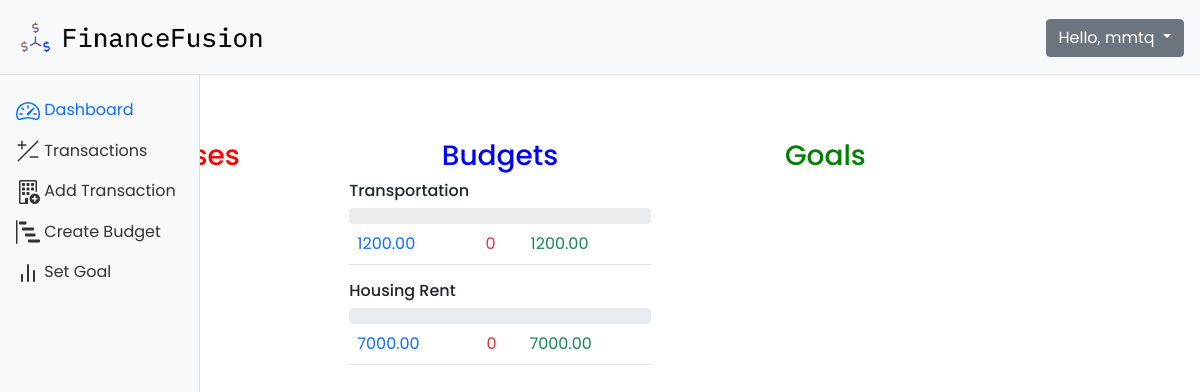
The app's page /dashboard/ (signed in) with its own data.
### financeFusion/models.py (models this page shows, shortened)
class Category(models.Model):
    name = models.CharField(max_length=50)
    description = models.CharField(max_length=255, blank=True)

class Budget(models.Model):
    user = models.ForeignKey(User, on_delete=models.CASCADE, blank=True, null=True)
    name = models.CharField(max_length=50)
    description = models.CharField(max_length=255, blank=True)
    category = models.ForeignKey(Category, on_delete=models.CASCADE, blank=True, null=True)
    amount = models.DecimalField(max_digits=10, decimal_places=2, validators=[MinValueValidator(0)])
    start_date = models.DateField()
    end_date = models.DateField(blank=True, null=True)

### financeFusion/views.py (the view)
# urls.py: path('dashboard/', views.dashboard,name='dashboard'),
@login_required
def dashboard(request):
    current_date = date.today()
    results = models.Budget.objects.filter(
    Q(end_date__gte=current_date)
    )
    dic ={}
    data=[]
    for result in results:
        expenses = models.Transaction.objects.filter(Q(date__gte=result.start_date) & Q(date__lte=result.end_date),
                                                    user= request.user,
                                                    transaction_type='EXPENSE',
                                                    category=result.category,
                                                    ).values('category__name').annotate(total_amount=Sum('amount'))
        if expenses:
            dic = {}
            dic['category'] = result.category.name
            dic['budget'] = result.amount
            dic['expense'] = expenses[0]['total_amount']
            dic['expense_percentage'] = round((expenses[0]['total_amount'] / result.amount) * 100, 2)
            dic['amount_left'] = result.amount - expenses[0]['total_amount']
            data.append(dic)
        else:
            dic = {}
            dic['category'] = result.category.name
            dic['budget'] = result.amount
            dic['expense'] = 0
            dic['expense_percentage'] = 0
            dic['amount_left'] = result.amount
            data.append(dic)
    dash_active = active
    dash_active['dashboard'] = 1
    context = {'dash_active':dash_active, 'data':data}
    return render(request, 'dashboard.html',context)

### financeFusion/info_processor.py (called while the page is built)
def user_info(request):
    if request.user.is_authenticated:
        return {
            'user_name': request.user.username,
        }
    return {}

### templates/dashboard.html (shortened to what this page needs)
{%extends "base.html"%}
{%block main%}
<nav aria-label="breadcrumb">
  <ol class="breadcrumb">
      <li class="breadcrumb-item">
          <a href="/" class="text-decoration-none">
          </a>
      </li>
      <li class="breadcrumb-item active">
      </li>
  </ol>
</nav>
<div class="row g-4">
  <div class="col-lg-4 col-md-6">
    <div>
      <h3 style="color: red; text-align: center;">Expenses</h3>
    </div>
  </div>
  <div class="col-lg-4 col-md-6">
    <div>
      <h3 style="color: blue; text-align: center;">Budgets</h3>
    </div>
    {%for item in data%}
    <h6>{{item.category}}</h6>
    {%if item.expense_percentage < 60 %}
    <div class="progress">
    </div>
    {%elif item.expense_percentage < 90 %}
    <div class="progress">
      <div class="progress-bar progress-bar-striped bg-info" role="progressbar" style="width: {{item.expense_percentage}}%" aria-valuenow="{{item.expense_percentage}}" aria-valuemin="0" aria-valuemax="100">{{item.expense_percentage}}%</div>
    </div>
    {%elif item.expense_percentage < 99 %}
    <div class="progress">
      <div class="progress-bar progress-bar-striped bg-warning" role="progressbar" style="width: {{item.expense_percentage}}%" aria-valuenow="{{item.expense_percentage}}" aria-valuemin="0" aria-valuemax="100">{{item.expense_percentage}}%</div>
    </div>
    {%else%}
    <div class="progress">
      <div class="progress-bar progress-bar-striped bg-danger" role="progressbar" style="width: {{item.expense_percentage}}%" aria-valuenow="{{item.expense_percentage}}" aria-valuemin="0" aria-valuemax="100">{{item.expense_percentage}}%</div>
    </div>
    {%endif%}
    <table class="table">
      <tr>
        <td class= "text-primary">{{item.budget}}</td><td class= "text-danger">{{item.expense}}</td><td class= "text-success">{{item.amount_left}}</td>
      </tr>
    </table>
    {%endfor%}
  </div>
  <div class="col-lg-4 col-md-12">
    <div>
      <h3 style="color: green; text-align: center;">Goals</h3>
    </div>
</div>
{%endblock main%}

### templates/base.html (shortened to what this page needs)
<!DOCTYPE html>
{% load static %}
<html lang="en">
<head>
  <link rel="stylesheet" href="https://stackpath.bootstrapcdn.com/bootstrap/5.0.0-alpha1/css/bootstrap.min.css"
>
  <link rel="stylesheet" href="https://cdn.jsdelivr.net/chartist.js/latest/chartist.min.css">
</head>
<body>
  <nav class="navbar navbar-light bg-light p-3">
    <div class="d-flex col-12 col-md-3 col-lg-2 mb-2 mb-lg-0 flex-wrap flex-md-nowrap justify-content-between">
      <a class="navbar-brand" href="#">
        <img src="{% static 'images/logo.png'%}" width="250" height="auto">
      </a>
    </div>
    <div class="col-12 col-md-5 col-lg-8 d-flex align-items-center justify-content-md-end mt-3 mt-md-0">
      <div class="dropdown">
        <button class="btn btn-secondary dropdown-toggle" type="button" id="dropdownMenuButton" data-toggle="dropdown"
          aria-expanded="false">
          Hello, {{user_name}}
        </button>
      </div>
    </div>
  </nav>
  <div class="container-fluid">
    <div class="row">
      <nav id="sidebar" class="col-md-3 col-lg-2 d-md-block bg-light sidebar collapse">
        <div class="position-sticky">
          <ul class="nav flex-column">
            <li class="nav-item">
              <a class="nav-link {%if dash_active.dashboard %}active{%endif%}" aria-current="page" href="/dashboard/">
                <span class="ml-2">Dashboard</span>
              </a>
            </li>
            <li class="nav-item">
              <a class="nav-link {%if transactions_active.transaction %}active{%endif%}" href="/recent-transactions/">
                <span class="ml-2">Transactions</span>
              </a>
            </li>
            <li class="nav-item">
              <a class="nav-link {%if add_transaction_active.add_transaction %}active{%endif%}" href="/add-transaction/">
                <span class="ml-2">Add Transaction</span>
              </a>
            </li>
            <li class="nav-item">
              <a class="nav-link {%if budget_active.budget %}active{%endif%}" href="/create-budget/">
                <span class="ml-2">Create Budget</span>
              </a>
            </li>
            <li class="nav-item">
              <a class="nav-link {%if goal_active.goal %}active{%endif%}" href="/set-goal/">
                <span class="ml-2">Set Goal</span>
              </a>
            </li>
        </div>
      </nav>
      <main class="col-md-9 ml-sm-auto col-lg-10 px-md-4 py-4">
        {%block main%}
        {%endblock main%}
      </main>
    </div>
  </div>
</body>
</html>

### templates/base.html (style rules this page uses)
body { font-family: "Poppins", "Sans-serif"; }
.nav-item { transition: transform 0.3s ease-in-out; }
.sidebar { position: fixed; top: 0; bottom: 0; left: 0; z-index: 100; padding: 90px 0 0; box-shadow: inset -1px 0 0 rgba(0, 0, 0, .1); z-index: 99; }
.navbar { box-shadow: inset 0 -1px 0 rgba(0, 0, 0, .1); }
@media (min-width: 767.98px) { .navbar { top: 0; position: sticky; z-index: 999; } }
.sidebar .nav-link { color: #333; }
.sidebar .nav-link.active { color: #0d6efd; }

### records on screen
Category: category "Transportation"
Budget: budget "1200.00", amount_left "1200.00"
Category: category "Housing Rent"
Budget: budget "7000.00", amount_left "7000.00"

### other values on screen
{{ user_name }} "mmtq"
{{ item.expense }} "0" "0"
